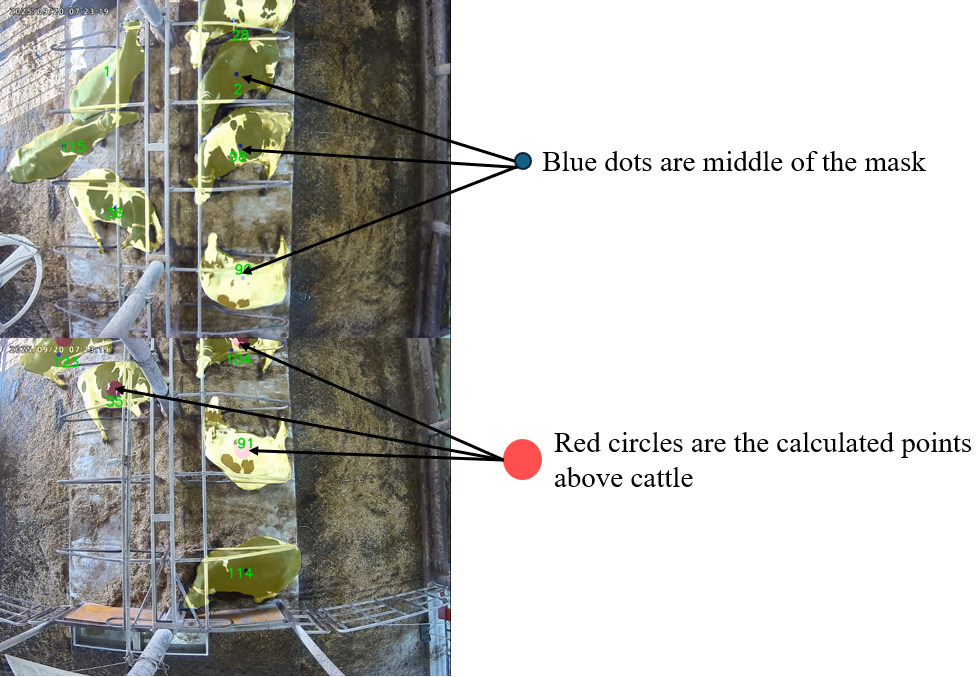
#> input picture Quartic Regression For Multiple Camera.png, 977 x 677 px, given in place of 5-51.png, which was not available
$ jupyter execute --allow-errors AllTesting.ipynb   (Python 2 division)
#> lines starting #> are read from the running program, lines starting #| are printed output that depends on the picture; after the words box and inside, x2 and y2 are one past the last pixel; in counts of white or black regions, pixels touching at a corner belong together; long printed decimals are rounded; pictures that were not available may be replaced by others from this repository, and a replacement may not be noted
[cell 1]
array = [1,3,4,5,29,8,51]
def firstAndSecondMaxIndex(array):
    if len(array) < 2:
        return 0,-1
    max1 = max(array)
    max1Index = array.index(max1)
    #array.pop(max1Index)
    array[max1Index] = 0
    max2 = max(array)
    max2Index = array.index(max2)
    array[max1Index] = max1
    return max1Index, max2Index
print(firstAndSecondMaxIndex(array))
print(array)

[cell 2]
d = 2
if (d != 2 and d!= 3):
    print ("not 2 or 3")
else:
    print("is 2 or 3")

[cell 3]
dictionary = {}
print("gg" in dictionary)
if "gg" not in dictionary:
    dictionary["gg"] = "value"
else:
    print(dictionary["gg"])

[cell 4]
a = [1,2,3,4,5,6,7,8,9,10]
print(a[5:16])
print(a[3:5])

[cell 5]
CAM_TRACKER = {}

target_cam = 0
counter = 0
def tracker_cam(target_cam,xyxy = (100,200)):
    global counter
    closed = -1
    if target_cam in CAM_TRACKER:
        for tid,data in CAM_TRACKER[target_cam].items():
            if(data["tracking_xyxy"][0] == xyxy[0]):
                data["tracking_xyxy"] = xyxy
                closed = tid
    else:
        CAM_TRACKER[target_cam] = {}
    if closed == -1:
        counter += 1
        track_info = {
               "tracking_xyxy" : xyxy,
               "tracking_missed_frame" : 1}
        print(counter)
        CAM_TRACKER[target_cam][counter] = track_info

tracker_cam(0,(100,200))
tracker_cam(0,(150,200))
tracker_cam(1,(100,200))
tracker_cam(1,(200,300))

for cam_id, tracks in CAM_TRACKER.items():
    print(f"Camera {cam_id}:")
    for tid, data in tracks.items():
        print(f"  Tracking ID: {tid}, XYXY: {data['tracking_xyxy']}, Missed Frames: {data['tracking_missed_frame']}")

[cell 6]
dict_a = {}
dict_b = {'a': 1, 'b': 2}
#dict_a.update(dict_b)
b = '1'
dict_a[b] = dict_b
print(dict_a['1'])

[cell 7]
def get_points(image_path):
#> called with image_path = 'C:\\Users\\choni\\Pictures\\5-51.png'
    points = []
    # [4 lines left out: function click, not called in this run]
    img = cv2.imread(image_path)
    cv2.imshow("Pick Points", img)
    cv2.setMouseCallback("Pick Points", click)
    cv2.waitKey(0)
    cv2.destroyAllWindows()
    return points

#> (the rest of this cell did not finish here and is left out)

[cell 8]
import cv2
import numpy as np

# pts_cam1: manually picked points in image from camera 1
# pts_cam2: corresponding points in image from camera 2

#pts_cam2 = np.array([[1253, 0], [1292, 540], [1235, 1051], [574, 1051], [506, 590], [547, 1]], dtype=np.float32)
pts_cam1 = np.array([[1223, 1], [1282, 572], [1247, 1055], [552, 1055], [497, 616], [558, 1]], dtype=np.float32)
pts_cam2 = np.array([[1253, 0], [1292, 540], [1235, 1051], [574, 1051], [506, 590], [547, 1]], dtype=np.float32)

H, _ = cv2.findHomography(pts_cam2, pts_cam1)  # maps cam2 to cam1 view

# To warp cam2 image to cam1 perspective:
img2 = cv2.imread(r"C:\Users\choni\Pictures\5-51.png")
#> img2 is the input picture: shape (677, 977, 3); mean B, G, R 184.4, 189.4, 189.6
#> (the rest of this cell did not finish here and is left out)

[cell 9]
import cv2
import numpy as np
import json
import os

def get_points(img_path, win_name):
    points = []

    # [4 lines left out: function click, not called in this run]

    img = cv2.imread(img_path)
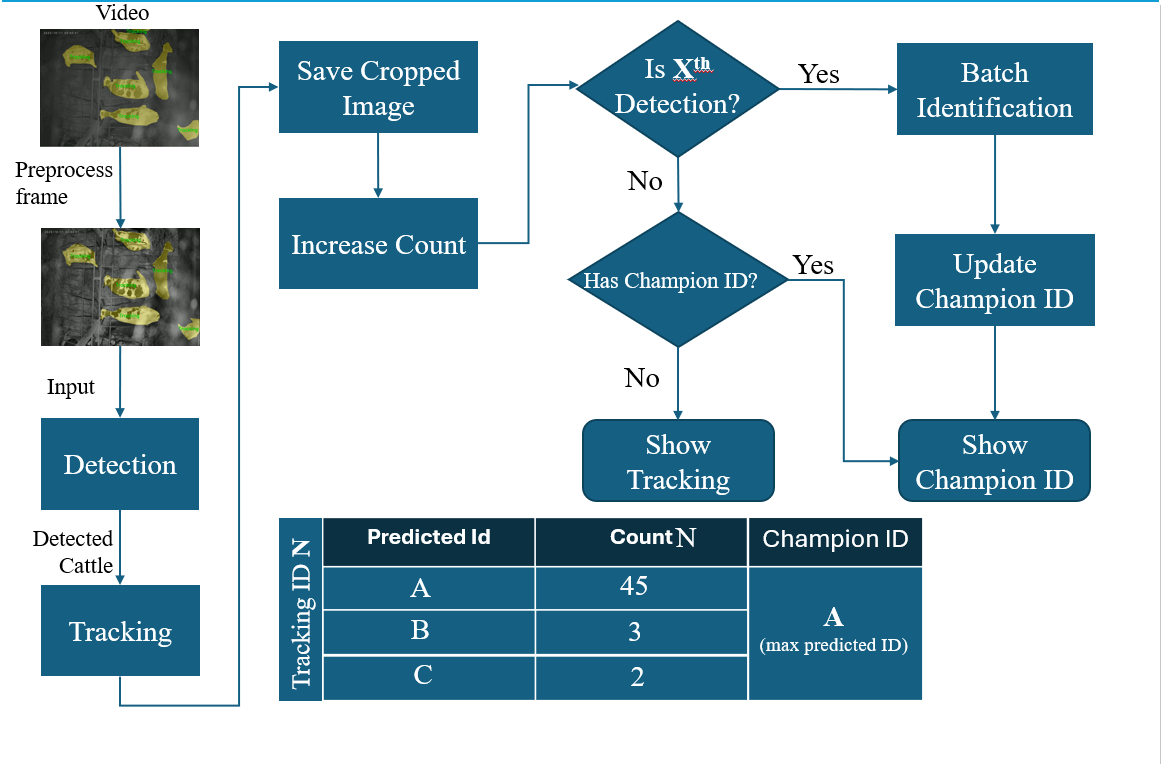
#> input picture System Overview.png, 1161 x 764 px, given in place of 554-sync(0001AM 21 April 2025).png, which was not available
#> img is the input picture: shape (764, 1161, 3); mean B, G, R 206.5, 197.4, 175.7
    copy = img.copy()
    cv2.namedWindow(win_name)
    cv2.setMouseCallback(win_name, click)

    print(f"[INFO] Click matching points in {win_name}. ESC to finish.")
    while True:
        for pt in points:
            cv2.circle(img, pt, 4, (0, 255, 0), -1)
        cv2.imshow(win_name, img)
        if cv2.waitKey(1) == 27:
#> (key Esc is pressed here)
            break
        img = copy.copy()

    cv2.destroyAllWindows()
    return np.array(points, dtype=np.float32)

def load_or_get_points(img1, img2, file_path, overwrite=False):
    if overwrite or not os.path.exists(file_path):
        pts1 = get_points(img1, f"Points in {img1}")
        pts2 = get_points(img2, f"Points in {img2}")
#> (key Enter is pressed here)
        with open(file_path, 'w') as f:
            json.dump({'pts1': pts1.tolist(), 'pts2': pts2.tolist()}, f)
    else:
        with open(file_path, 'r') as f:
            data = json.load(f)
            pts1 = np.array(data['pts1'], dtype=np.float32)
            pts2 = np.array(data['pts2'], dtype=np.float32)
    return pts1, pts2

def compute_pairwise_homographies(cam_paths, overwrite=False):
    H_list = []

    for i in range(len(cam_paths) - 1):
        pts_ref, pts_cur = load_or_get_points(cam_paths[i], cam_paths[i+1], f"pts_{i}_{i+1}.json", overwrite)
        H, _ = cv2.findHomography(pts_cur, pts_ref)  # maps current to reference
        H_list.append(H)
        print(f"[INFO] Computed H_{i+1}{i}:\n{H}\n")

    return H_list

# [27 lines left out: functions chain_homographies, warp_images, visualize_overlap, not called in this run]

# === Main ===
#> (the rest of this cell did not finish here and is left out)

[cell 10]
import cv2
import numpy as np
import json
import os

# === Undistortion ===
# [31 lines left out: functions undistort_image, get_points, not called in this run]

# === Save/Load Points ===
def save_points(file_path, points1, points2):
    with open(file_path, 'w') as f:
        json.dump({'points1': points1.tolist(), 'points2': points2.tolist()}, f)

# [4 lines left out: function load_points, not called in this run]

# === Main Workflow ===
def compute_homography_and_warp(img1_path, img2_path, save_points_file="points.json", overwrite=False):
    # Step 1: Load and undistort
    img1 = cv2.imread(img1_path)
    img2 = cv2.imread(img2_path)

    # Replace these with your camera's actual calibration data
    fx, fy = 800, 800
    cx, cy = img1.shape[1] // 2, img1.shape[0] // 2
    K = np.array([[fx, 0, cx],
                  [0, fy, cy],
                  [0,  0,  1]])
    D = np.array([-0.35, 0.2, 0.0, 0.0])  # Adjust for your distortion

    img1 = undistort_image(img1, K, D)
    img2 = undistort_image(img2, K, D)

    # Step 2: Get or load matching points
    if overwrite or not os.path.exists(save_points_file):
        pts1 = get_points(img1_path, "Camera 1")
        pts2 = get_points(img2_path, "Camera 2")
        save_points(save_points_file, pts1, pts2)
    else:
        pts1, pts2 = load_points(save_points_file)

    # Step 3: Compute homography
    H, status = cv2.findHomography(pts2, pts1)

    # Step 4: Warp cam2 into cam1’s perspective
    warped_img2 = cv2.warpPerspective(img2, H, (img1.shape[1], img1.shape[0]))

    # Step 5: Stack vertically without padding
    #if warped_img2.shape != img1.shape:
    #    warped_img2 = cv2.resize(warped_img2, (img1.shape[1], img1.shape[0]))

    stacked = np.concatenate((img1, warped_img2), axis=0)
    cv2.imwrite("D:\\stacked_img.png", stacked) #save crop
    # Show result
    cv2.imshow("Vertically Stacked: Cam1 (top) + Warped Cam2 (bottom)", stacked)
    cv2.waitKey(0)
    cv2.destroyAllWindows()

    return H

# === Example usage ===
#> (the rest of this cell did not finish here and is left out)

[cell 11]
import cv2
import numpy as np
import json
import os

# === Undistortion ===
def undistort_image(img, K, D):
    h, w = img.shape[:2]
    new_K, _ = cv2.getOptimalNewCameraMatrix(K, D, (w, h), 1)
    return cv2.undistort(img, K, D, None, new_K)

# === Point Selection ===
# [39 lines left out: functions get_points, load_or_get_points, not called in this run]

# === Warp and Stack ===
def stack_4_images(cam_paths, K, D, overwrite=False):
    # Load and undistort all 4 images
    imgs = [undistort_image(cv2.imread(p), K, D) for p in cam_paths]

    # cam1 is reference, warp cam2, cam3, cam4 to cam1
    warped_imgs = [imgs[0]]  # start with cam1 (topmost)

    for i in range(1, len(imgs)):
        pts1, pts2 = load_or_get_points(cam_paths[0], cam_paths[i], f"points_{i}.json", overwrite)
        H, _ = cv2.findHomography(pts2, pts1)
        warped = cv2.warpPerspective(imgs[i], H, (imgs[0].shape[1], imgs[0].shape[0]))
        warped_imgs.append(warped)

    # Stack vertically (assumes all are same shape)
    stacked = np.vstack(warped_imgs)

    cv2.imshow("4-Camera Vertical Stack", stacked)
    cv2.imwrite("D:\\stacked_img.png", stacked) #save crop
    cv2.waitKey(0)
    cv2.destroyAllWindows()

    return stacked

# === Example Usage ===
#> (the rest of this cell did not finish here and is left out)

[cell 12]
import shutil
from datetime import datetime, timedelta
import os
import win32netcon
import win32wnet
import csv

current_date = datetime.now()
#hours_list = {}
video_list = []
for i in range(40,41):
#if True:
    #i=4
    yesterday = current_date - timedelta(days=i)
    print(yesterday)
#| 2026-10-11 15:47:50.323

    folder_name = f'{yesterday.year}-{yesterday.month:02}-{yesterday.day:02}'
#> folder_name = '2026-10-11'
    folder_name = '2025-04-21'
    cam_names = [
                "DX-NAS-1-04_24-5E-BE-3D-39-1A\\Standard_Format\\Ch006_DX-FHD-5-51\\Normal01",
                "DX-NAS-1-04_24-5E-BE-3D-39-1A\\Standard_Format\\Ch007_DX-FHD-5-52\\Normal01",
                "DX-NAS-1-03_24-5E-BE-7C-50-AA\\Standard_Format\\Ch005_DX-FHD-5-53\\Normal01",
                "DX-NAS-1-03_24-5E-BE-7C-50-AA\\Standard_Format\\Ch006_DX-FHD-5-54\\Normal01",

                # "DX-NAS-1-03_24-5E-BE-7C-50-AA\\Standard_Format\\Ch001_DX-FHD2-6-01\\Normal01",
                # "DX-NAS-1-03_24-5E-BE-7C-50-AA\\Standard_Format\\Ch002_DX-FHD2-6-02\\Normal01",
                # "DX-NAS-1-03_24-5E-BE-7C-50-AA\\Standard_Format\\Ch003_DX-FHD2-6-03\\Normal01",
                # "DX-NAS-1-03_24-5E-BE-7C-50-AA\\Standard_Format\\Ch004_DX-FHD2-6-04\\Normal01",


                # "DX-NAS-1-04_24-5E-BE-3D-39-1A\\Standard_Format\\Ch001_DX-FHDO-7-03\\Normal01",
                # "DX-NAS-1-04_24-5E-BE-3D-39-1A\\Standard_Format\\Ch002_DX-FHDO-7-04\\Normal01",
                # "DX-NAS-1-04_24-5E-BE-3D-39-1A\\Standard_Format\\Ch003_DX-FHDO-7-05\\Normal01",
                # "DX-NAS-1-04_24-5E-BE-3D-39-1A\\Standard_Format\\Ch004_DX-FHDO-7-06\\Normal01",
                # "DX-NAS-1-04_24-5E-BE-3D-39-1A\\Standard_Format\\Ch005_DX-FHDO-7-07\\Normal01",
                # "DX-NAS-1-04_24-5E-BE-3D-39-1A\\Standard_Format\\Ch001_DX-FHD-6-61\\Normal01",
                # "DX-NAS-1-04_24-5E-BE-3D-39-1A\\Standard_Format\\Ch002_DX-FHD-6-62\\Normal01",
                # "DX-NAS-1-04_24-5E-BE-3D-39-1A\\Standard_Format\\Ch003_DX-FHD-6-63\\Normal01",
                # "DX-NAS-1-04_24-5E-BE-3D-39-1A\\Standard_Format\\Ch004_DX-FHD-6-64\\Normal01",
                # "DX-NAS-1-04_24-5E-BE-3D-39-1A\\Standard_Format\\Ch005_DX-FHD-6-65\\Normal01",


                ]
    receiver_names = [
        #left
                    "Ch006_DX-FHD-5-51",
                    "Ch007_DX-FHD-5-52",
                    "Ch005_DX-FHD-5-53",
                    "Ch006_DX-FHD-5-54",
        #middle
                    # "Ch001_DX_FHD2-6-01",
                    # "Ch002_DX_FHD2-6-02",
                    # "Ch003_DX_FHD2-6-03",
                    # "Ch004_DX_FHD2-6-04",
        # Old right
                    #"Ch001_DX_FHDO-7-03",
                    # "Ch002_DX_FHDO-7-04",
                    # "Ch003_DX_FHDO-7-05",
                    # "Ch004_DX_FHDO-7-06",
                    # "Ch005_DX_FHDO-7-07",
        #right
                    # "Ch001_DX-FHD-6-61",
                    # "Ch002_DX-FHD-6-62",
                    # "Ch003_DX-FHD-6-63",
                    # "Ch004_DX-FHD-6-64",
                    # "Ch005_DX-FHD-6-65",

                    ]
    cam_path = "\\\\172.16.3.5\\homes\\admin\\DX\\identification_camera"
    receiver_path = "F:\\Nyi Zaw Aung\\815_CowDataChecking\\Sumiyoshii\\Standard_Format\\ALL_Channel_One_Day"
    #cam_list =
    for camNo in range(len(receiver_names)):
        fromHour = 1
        toHour = 2
        if 'FHDO-7' in cam_names[camNo]:
            fromHour = 9
            toHour = 22
        #video_list = []
        for hour in range(fromHour,toHour):
            #each row for each hour and each column for each file under from path
            #print(f'{cam_names[camNo]} {folder_name} {hour:02

            try:
                from_path = f'{cam_path}\\{cam_names[camNo]}\\{folder_name}\\{hour:02}'
                #to_path = f'{receiver_path}\\{receiver_names[camNo]}\\{folder_name}\\{hour:02}'
                #video_list = []
                for video in os.listdir(from_path):
                    if video.endswith('.mp4'):
                        video_list.append(video)
                        break
                #hours_list[hour] = video_list
                #print("x-x-x-x-x-x-x-x-x-x-x-x-x-x-x-x")

                #os.system(f'copy "{from_path}" "{to_path}"')
                #copy from_path to_path
            except Exception as aa:
                print("error while copying , ",aa)


            #\\172.16.3.5\homes\admin\DX\identification_camera\DX-NAS-1-03_24-5E-BE-7C-50-AA\Standard_Format\Ch001_DX-FHD2-6-01\Normal01\2024-11-2\11
            #\\172.16.3.5\homes\admin\DX\identification_camera\DX-NAS-1-03_24-5E-BE-7C-50-AA\Standard_Format\Ch001_DX-FHD2-6-01\Normal01\2024-11-02

[cell 13]
print(video_list)

[cell 14]
def get_max_start_time_per_video(video_list):
    max_start_time = 0
    start_times = []
    print(video_list)
    for video in video_list:
        start_time = int(video.split("-")[1])
        #print(start_time)
        start_times.append(start_time)
        if start_time > max_start_time:
            max_start_time = start_time

    #print(start_times)
    #extrack max start time from every start time
    start_times = [max_start_time - x for x in start_times]

    return start_times

[cell 15]
print(video_list)
print(get_max_start_time_per_video(video_list))

[cell 16]
print()

[cell 17]
import cv2
import numpy as np

def draw_quarter_circles(image, radius):
#> called with radius = 100
    h, w = image.shape[:2]

    # Top-left corner (from corner to center - upper left quarter)
    cv2.ellipse(
        image,
        center=(0, 0),
        axes=(radius, radius),
        angle=0,
        startAngle=0,
        endAngle=90,
        color=(0, 0, 0),
        thickness=-1
    )
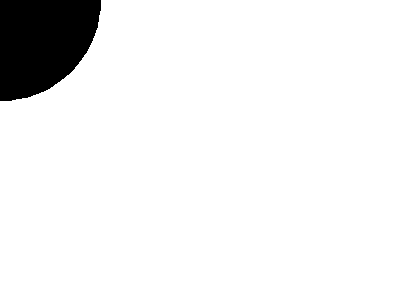
#> image: shape (300, 400, 3); 93.3% white; 1 black region, box (x1, y1, x2, y2) and area: (0, 0, 101, 101) 8034

    # Top-right corner (upper right quarter)
    cv2.ellipse(
        image,
        center=(w, 0),
        angle=0,
        startAngle=90,
        endAngle=180,
        color=(0, 0, 0),
        thickness=-1
    )

    return image

# Example usage
image = np.ones((300, 400, 3), dtype=np.uint8) * 255  # white background
radius = 100
#> (the rest of this cell did not finish here and is left out)

[cell 18]
from collections import defaultdict
my_list = [1, 4, 2, 13, 5, 16, 6, 7, 9, 8, 13, 10, 12, 2, 11, 16]
value_indices = defaultdict(list)

# Populate the dictionary
for idx, val in enumerate(my_list):
    value_indices[val].append(idx)

# Extract duplicates and their indexes
duplicates = {val: idxs for val, idxs in value_indices.items() if len(idxs) > 1}

print(duplicates)

[cell 19]
# [6 lines left out: function combine_boxes, not called in this run]


boxes_to_merge = defaultdict(list)
boxes_to_merge[13] += [[0,0,100,100],'']
boxes_to_merge[13] += [[0,0,200,200],'dd']

boxes_to_merge[2] += [[100,100,150,290],'ee']
boxes_to_merge[2] += [[110,110,170,310],'ee']

#print(boxes_to_merge)

keys = boxes_to_merge.keys()
#print( 2 in keys)

for key,box_to_merge in boxes_to_merge.items():
    print(key,box_to_merge)
    box1 = box_to_merge[0]
    print(box1)
    idx = duplicates[key][0]
    #print(idx  ," for Combined box :" ,combine_boxes(box_to_merge[0],box_to_merge[1]))

[cell 20]
a = [1,2,3,4,5,6,7,8,9,10]
print(a[:0])

[cell 21]
from datetime import datetime

datetime_str1 = '2025-07-31 13:33:37'
datetime_str2 = '2025-07-31 15:08:20'

# Convert strings to datetime objects
dt1 = datetime.strptime(datetime_str1, '%Y-%m-%d %H:%M:%S')
dt2 = datetime.strptime(datetime_str2, '%Y-%m-%d %H:%M:%S')

# Subtract the two datetime objects
difference = dt2 - dt1

# Print the result
print("Difference:", difference)

[cell 22]
import os, json, logging, time
#import boto3
#from botocore.config import Config
#from botocore.exceptions import ClientError
from urllib.request import Request, urlopen
from urllib.error import URLError, HTTPError

log = logging.getLogger()
log.setLevel(logging.INFO)


def http_get(url, headers=None, timeout=10, retries=3, backoff=0.5):
#> called with timeout = 120, retries = 3, backoff = 0.5
    last_err = None
    for attempt in range(retries):
        try:
            req = Request(url, method="GET", headers=headers or {})
            with urlopen(req, timeout=timeout) as r:
                body = r.read().decode("utf-8")
                return {"ok": True, "status": r.getcode(), "body": body}
        except (HTTPError, URLError) as e:
            last_err = e
            time.sleep(backoff * (2 ** attempt))
        except Exception as e:
            last_err = e
            break
    # failed
    status = getattr(last_err, "code", None)
    msg = getattr(last_err, "reason", None) or str(last_err)
    return {"ok": False, "status": status, "error": msg}

# [4 lines left out: function preview, not called in this run]

def handler():
    release_url = "https://stag-wallet-service.rezerv.co/api/Wallet/release-reserved-credit"

    # Optional headers: from secret.HEADERS then env(API_HEADERS JSON) then env(API_KEY)
    headers = {}
    # [9 lines of commented-out code are left out]

    release_res  = http_get(release_url,  headers=headers, timeout=120)

    log.info({"release": preview(release_res)})

    overall_ok  = release_res["ok"]
    status_code = 200 if overall_ok else 502
    return {
        "statusCode": status_code,
        "body": json.dumps({"release": preview(release_res)})
    }
handler()
#> (the call stopped at in http_get, `with urlopen(req, timeout=timeout) as r:`: the network is not available in this run)

[cell 23]
from datetime import datetime
start_time = datetime.now()
a = 0
for i in range(1000):
    a += a*i + 2
    for j in range(10):
        b = i * j
time_diff = datetime.now() - start_time
print(time_diff)
print(time_diff.total_seconds())

[cell 24]
PROJECTILE_TRACKING = {}
PROJECTILE_TRACKING['1']=[{1,2}]


PROJECTILE_TRACKING['1'].append({2,3})
class A:
    def __init__(self, a, b):
        self.a = a
        self.b = b
print(PROJECTILE_TRACKING)
obj = [A({},2), A({0: [(58.356243120949, 277.3836693642228)]},4)]

a_items = {}
for item in obj:
    a_items.update(item.a)

#a = [{}, {0: [(58.356243120949, 277.3836693642228)]}]
if 0 in a_items:
    print("HAIIII")

[cell 25]
import cv2
import numpy as np

def draw_point_on_XY_plane(points):

    img = np.ones((500, 500, 3), dtype=np.uint8) * 255  # white background

    for point in points:
        cv2.circle(img, tuple(point), 5, (0, 0, 255), -1)  # red point
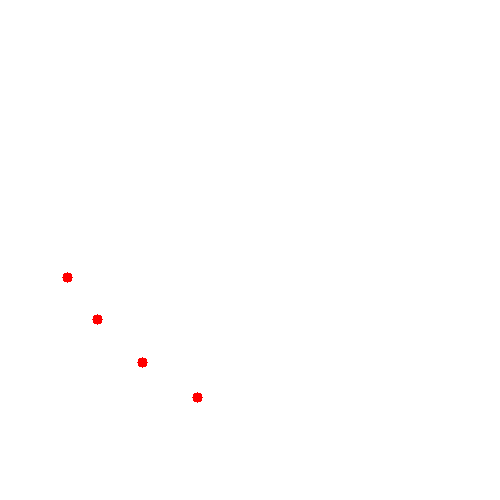
#> img: shape (500, 500, 3); mean of channels 0, 1, 2 254.7, 254.7, 255; drawn as B, G, R
#> (the rest of the program and of its run is left out)
